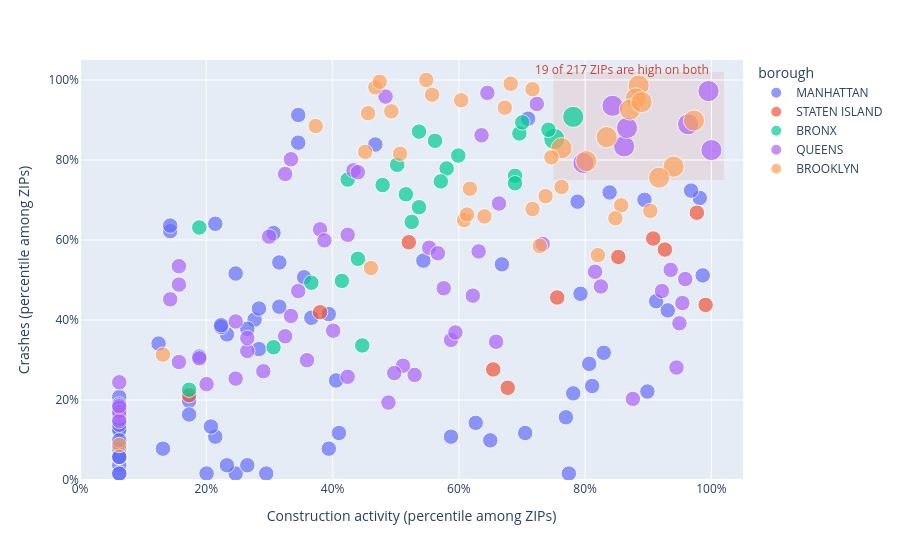

Notebook source saved alongside this figure:
### Markdown cell above
### M3: RQ5 and RQ6

**RQ5. Which ZIP codes rank in the top quarter for BOTH new-building filings and crashes?**
Why it matters: these are the places where new construction and street danger coincide, so they are where planners and safety teams should look first.
Method: total new-building filings and total crashes per ZIP over the study window, converted to percentile ranks among ZIPs; hotspot = top quarter on both.
*Findings:* 19 of 217 ZIPs (9%) rank in the top quarter on both new-building filings and crashes, compared with about 6% expected if the two were unrelated. Across all ZIPs the rank correlation is 0.54, a moderate positive relationship. The hotspots are in Brooklyn (10 ZIPs), Queens (7) and the Bronx (2), with none in Manhattan or Staten Island. The ZIPs with the most crashes among them are 11201, 11101, 11206, 11220 and 11377.
*Caution:* busier, larger ZIPs have more of everything, so this shows WHERE the two overlap, not that construction causes crashes.

**RQ6. Within a ZIP, do months with unusually many filings come before months with unusually many crashes?**
Why it matters: if construction raised crash risk, unusually busy months should be followed by unusually bad months.
Method: for each ZIP and month, subtract the ZIP's own average and the citywide average of that month (this removes ZIP size and seasonality), then correlate filings in month t with crashes in month t+lag, for lags 0 to 6.
*Findings:* After removing each ZIP's own average and each month's citywide average, the correlation between filings in one month and crashes in the following months is between 0.015 and 0.034 for every lag from 0 to 6 months (strongest at lag 3, r = 0.034 on 11,718 ZIP-month pairs; lag 0 is almost the same). Values this small mean unusually busy filing months were not followed by noticeably worse crash months.
*Caution:* correlation is not causation. Filings are paperwork, not construction started, and crash reporting depends on police recording.

**Taken together:** ZIPs with more new-building filings tend to also have more crashes (RQ5), but within a ZIP the timing shows almost no link (RQ6). This suggests the overlap reflects which neighbourhoods are dense and busy, not that construction timing drives crashes. We cannot establish causation with this data.

### Code cell
import plotly.express as px
import plotly.graph_objects as go

import plotly.express as px
import plotly.graph_objects as go

HOT_Q = 0.75      # "high" = top quarter of ZIP codes
MAX_LAG = 6       # months


# ---------------------------------------------------------------- RQ1
def zip_summary(df):
    """One row per ZIP: totals, percentile rank in each domain, and a both-high flag."""
    d = df.groupby(["zip", "borough"], as_index=False)[["housing_metric", "transport_metric"]].sum()
    d["housing_pct"] = d["housing_metric"].rank(pct=True)
    d["transport_pct"] = d["transport_metric"].rank(pct=True)
    d["hotspot"] = (d["housing_pct"] >= HOT_Q) & (d["transport_pct"] >= HOT_Q)
    return d


def rq1(df):
    d = zip_summary(df)
    if d.empty:
        return go.Figure()
    d["marker_size"] = np.where(d["hotspot"], 15, 8)
    fig = px.scatter(d, x="housing_pct", y="transport_pct", color="borough", size="marker_size",
                     size_max=15, hover_name="zip",
                     hover_data={"housing_metric": True, "transport_metric": True,
                                 "housing_pct": ":.0%", "transport_pct": ":.0%", "marker_size": False},
                     labels={"housing_pct": "Construction activity (percentile among ZIPs)",
                             "transport_pct": "Crashes (percentile among ZIPs)",
                             "housing_metric": "Filings", "transport_metric": "Crashes"})
    # shade the "high on both" corner
    fig.add_shape(type="rect", x0=HOT_Q, x1=1.02, y0=HOT_Q, y1=1.02, fillcolor="rgba(200,68,47,0.10)",
                  line=dict(width=0), layer="below")
    n_hot, n = int(d["hotspot"].sum()), len(d)
    fig.add_annotation(x=1.0, y=1.0, xanchor="right", yanchor="bottom", showarrow=False,
                       text=f"{n_hot} of {n} ZIPs are high on both", font=dict(size=12, color="#c8442f"))
    fig.update_xaxes(tickformat=".0%", range=[0, 1.05])
    fig.update_yaxes(tickformat=".0%", range=[0, 1.05])
    return fig


# ---------------------------------------------------------------- RQ2
def _adjusted_panel(df, col):
    """ZIP x month matrix with each ZIP's own average and each month's citywide average removed.
    What is left = 'more or less than usual for this ZIP, in this month'."""
    wide = df.pivot_table(index="zip", columns="year_month", values=col, aggfunc="sum")
    months = pd.period_range(wide.columns.min(), wide.columns.max(), freq="M").astype(str)
    wide = wide.reindex(columns=months)               # missing months stay NaN, so lags never skip a gap
    w = wide.sub(wide.mean(axis=1), axis=0)
    w = w.sub(w.mean(axis=0), axis=1)
    return w.to_numpy()


def lag_correlations(df, max_lag=MAX_LAG):
    """Correlation between filings in month t and crashes in month t+lag, pooled over ZIPs."""
    if df.empty:
        return pd.DataFrame(columns=["lag", "r", "n"])
    h, t = _adjusted_panel(df, "housing_metric"), _adjusted_panel(df, "transport_metric")
    n_months, rows = h.shape[1], []
    for k in range(max_lag + 1):
        if n_months - k < 3:
            break
        a, b = h[:, : n_months - k], t[:, k:]
        ok = np.isfinite(a) & np.isfinite(b)
        r = np.nan
        if ok.sum() > 10:
            with np.errstate(invalid="ignore"):
                r = np.corrcoef(a[ok], b[ok])[0, 1]
        rows.append({"lag": k, "r": r, "n": int(ok.sum())})
    return pd.DataFrame(rows)


def rq2(df):
    lc = lag_correlations(df)
    if lc.empty or lc["r"].isna().all():
        return go.Figure().add_annotation(text="Not enough months for this filter", showarrow=False)
    fig = go.Figure(go.Bar(
        x=lc["lag"], y=lc["r"], text=lc["r"].round(3), textposition="outside",
        marker_color=np.where(lc["r"] >= 0, "#1f6f8b", "#c8442f"),
        customdata=lc["n"], hovertemplate="Lag %{x} months<br>r = %{y:.3f}<br>%{customdata:,} ZIP-month pairs<extra></extra>"))
    fig.update_layout(xaxis_title="Months between filings and crashes (0 = same month)",
                      yaxis_title="Correlation (ZIP- and month-adjusted)", xaxis=dict(dtick=1))
    fig.add_hline(y=0, line_width=1, line_color="#17212b")
    return fig

# Metric used in the notebook version of M3's questions: NEW-BUILDING filings vs ALL crashes
viz = final.assign(housing_metric=final['filings_new_building'], transport_metric=final['crashes_total'])

def summarize_rq1(d):
    hot = d[d['hotspot']].sort_values('transport_metric', ascending=False)
    n, n_hot = len(d), len(hot)
    rank_corr = d['housing_pct'].corr(d['transport_pct'])          # Pearson on ranks = Spearman
    print(f'{n_hot} of {n} ZIPs ({n_hot / n:.0%}) are in the top quarter on BOTH. If the two were unrelated we would expect ~6% (0.25 x 0.25).')
    print(f'Rank correlation between construction and crashes across ZIPs: {rank_corr:.2f}')
    print('Hotspots by borough:'); print(hot['borough'].value_counts().to_string())
    print('\nTop hotspot ZIPs:'); print(hot[['zip', 'borough', 'housing_metric', 'transport_metric']].head(10).to_string(index=False))

def summarize_rq2(lc):
    best = lc.loc[lc['r'].abs().idxmax()]
    print(lc.round(3).to_string(index=False))
    print(f"\nStrongest association: lag {int(best['lag'])} month(s), r = {best['r']:.3f} on {int(best['n']):,} ZIP-month pairs.")
    print('Rule of thumb: |r| < 0.1 is very weak. Report weak or zero results honestly; that is a finding too.')

# ---- RQ5
d_rq1 = zip_summary(viz)
rq1(viz).show()
summarize_rq1(d_rq1)

### Figure 1 — Plotly figure (JSON) as saved in the notebook; plotly's stock layout.template omitted (floating-point values rounded to 4 significant figures; data arrays with more than 128 entries replaced by an {"elided": "..."} marker saying what was removed)
{"data": [{"customdata": {"elided": "78x3 int values"}, "hovertemplate": "<b>%{hovertext}</b><br><br>borough=MANHATTAN<br>Construction activity (percentile among ZIPs)=%{x:.0%}<br>Crashes (percentile among ZIPs)=%{y:.0%}<br>Filings=%{customdata[0]}<br>Crashes=%{customdata[1]}<extra></extra>", "hovertext": ["10001", "10002", "10003", "10004", "10005", "10006", "10007", "10009", "10010", "10011", "10012", "10013", "10014", "10016", "10017", "10018", "10019", "10020", "10021", "10022", "10023", "10024", "10025", "10026", "10027", "10028", "10029", "10030", "10031", "10032", "10033", "10034", "10035", "10036", "10037", "10038", "10039", "10040", "10041", "10044", "10045", "10065", "10069", "10075", "10103", "10105", "10107", "10110", "10111", "10112", "10115", "10118", "10119", "10120", "10121", "10122", "10123", "10128", "10155", "10158", "10162", "10165", "10168", "10169", "10170", "10171", "10172", "10174", "10176", "10177", "10178", "10179", "10271", "10278", "10279", "10280", "10281", "10282"], "legendgroup": "MANHATTAN", "marker": {"color": "#636efa", "size": [8, 8, 8, 8, 8, 8, 8, 8, 8, 8, 8, 8, 8, 8, 8, 8, 8, 8, 8, 8, 8, 8, 8, 8, 8, 8, 8, 8, 8, 8, 8, 8, 8, 8, 8, 8, 8, 8, 8, 8, 8, 8, 8, 8, 8, 8, 8, 8, 8, 8, 8, 8, 8, 8, 8, 8, 8, 8, 8, 8, 8, 8, 8, 8, 8, 8, 8, 8, 8, 8, 8, 8, 8, 8, 8, 8, 8, 8], "sizemode": "area", "sizeref": 0.06667, "symbol": "circle"}, "mode": "markers", "name": "MANHATTAN", "orientation": "v", "showlegend": true, "type": "scatter", "x": [0.9816, 0.7097, 0.6682, 0.8111, 0.8986, 0.7811, 0.8065, 0.2765, 0.7926, 0.5438, 0.9309, 0.788, 0.3157, 0.9677, 0.9124, 0.9862, 0.8387, 0.1728, 0.2327, 0.3065, 0.394, 0.3664, 0.1429, 0.2235, 0.4677, 0.1889, 0.3456, 0.265, 0.3157, 0.1429, 0.2143, 0.3548, 0.3456, 0.894, 0.2235, 0.8295, 0.1244, 0.2834, 0.5876, 0.2465, 0.06221, 0.2465, 0.06221, 0.4055, 0.06221, 0.7051, 0.2949, 0.2327, 0.06221, 0.06221, 0.06221, 0.2143, 0.7696, 0.4101, 0.06221, 0.7742, 0.265, 0.2834, 0.06221, 0.2005, 0.06221, 0.2074, 0.06221, 0.06221, 0.1313, 0.06221, 0.06221, 0.06221, 0.06221, 0.06221, 0.06221, 0.06221, 0.6498, 0.1728, 0.394, 0.06221, 0.6267, 0.06221], "xaxis": "x", "y": [0.7051, 0.9032, 0.5392, 0.235, 0.2212, 0.2166, 0.2903, 0.4009, 0.4654, 0.5484, 0.424, 0.6959, 0.4332, 0.7235, 0.447, 0.5115, 0.7189, 0.1982, 0.3641, 0.6175, 0.4147, 0.4055, 0.6221, 0.3825, 0.8387, 0.3088, 0.9124, 0.3779, 0.5438, 0.6359, 0.6406, 0.5069, 0.8433, 0.7005, 0.3871, 0.318, 0.341, 0.3272, 0.1083, 0.01613, 0.09217, 0.5161, 0.2074, 0.2488, 0.07834, 0.1175, 0.01613, 0.03687, 0.03687, 0.129, 0.1244, 0.1083, 0.1567, 0.1175, 0.09908, 0.01613, 0.03687, 0.4286, 0.0576, 0.01613, 0.01613, 0.1336, 0.1751, 0.1382, 0.07834, 0.0576, 0.1521, 0.0576, 0.0576, 0.01613, 0.0576, 0.0576, 0.09908, 0.1636, 0.07834, 0.1889, 0.1429, 0.1797], "yaxis": "y"}, {"customdata": [[738, 2200, 8], [5, 220, 8], [96, 2171, 8], [998, 2129, 8], [2822, 2609, 8], [188, 389, 8], [165, 709, 8], [3050, 1474, 8], [40, 1436, 8], [499, 2028, 8], [266, 1520, 8]], "hovertemplate": "<b>%{hovertext}</b><br><br>borough=STATEN ISLAND<br>Construction activity (percentile among ZIPs)=%{x:.0%}<br>Crashes (percentile among ZIPs)=%{y:.0%}<br>Filings=%{customdata[0]}<br>Crashes=%{customdata[1]}<extra></extra>", "hovertext": ["10301", "10302", "10304", "10305", "10306", "10307", "10308", "10309", "10310", "10312", "10314"], "legendgroup": "STATEN ISLAND", "marker": {"color": "#EF553B", "size": [8, 8, 8, 8, 8, 8, 8, 8, 8, 8, 8], "sizemode": "area", "sizeref": 0.06667, "symbol": "circle"}, "mode": "markers", "name": "STATEN ISLAND", "orientation": "v", "showlegend": true, "type": "scatter", "x": [0.9078, 0.1728, 0.5207, 0.9263, 0.977, 0.6774, 0.6544, 0.9908, 0.3802, 0.8525, 0.7558], "xaxis": "x", "y": [0.6037, 0.212, 0.5945, 0.576, 0.6682, 0.2304, 0.2765, 0.4378, 0.4194, 0.5576, 0.4562], "yaxis": "y"}, {"customdata": [[104, 3686, 8], [192, 3648, 8], [191, 2977, 8], [54, 2958, 8], [99, 2462, 8], [128, 3024, 8], [300, 4287, 15], [255, 3494, 15], [121, 2951, 8], [236, 3720, 8], [89, 3057, 8], [94, 2836, 8], [191, 2943, 8], [5, 317, 8], [6, 2370, 8], [72, 2920, 8], [193, 3996, 8], [135, 3232, 8], [104, 2663, 8], [27, 1119, 8], [59, 1137, 8], [113, 3432, 8], [57, 1994, 8], [51, 1702, 8], [37, 1655, 8]], "hovertemplate": "<b>%{hovertext}</b><br><br>borough=BRONX<br>Construction activity (percentile among ZIPs)=%{x:.0%}<br>Crashes (percentile among ZIPs)=%{y:.0%}<br>Filings=%{customdata[0]}<br>Crashes=%{customdata[1]}<extra></extra>", "hovertext": ["10451", "10452", "10453", "10454", "10455", "10456", "10457", "10458", "10459", "10460", "10461", "10462", "10463", "10464", "10465", "10466", "10467", "10468", "10469", "10470", "10471", "10472", "10473", "10474", "10475"], "legendgroup": "BRONX", "marker": {"color": "#00cc96", "size": [8, 8, 8, 8, 8, 8, 15, 15, 8, 8, 8, 8, 8, 8, 8, 8, 8, 8, 8, 8, 8, 8, 8, 8, 8], "sizemode": "area", "sizeref": 0.06667, "symbol": "circle"}, "mode": "markers", "name": "BRONX", "orientation": "v", "showlegend": true, "type": "scatter", "x": [0.5369, 0.6959, 0.6889, 0.424, 0.5253, 0.5806, 0.7811, 0.7512, 0.5714, 0.7419, 0.5023, 0.5161, 0.6889, 0.1728, 0.1889, 0.4793, 0.7005, 0.5991, 0.5369, 0.3065, 0.447, 0.5622, 0.4401, 0.4147, 0.3664], "xaxis": "x", "y": [0.871, 0.8664, 0.7604, 0.7512, 0.6452, 0.7788, 0.9078, 0.8525, 0.7465, 0.8756, 0.788, 0.7143, 0.7419, 0.2258, 0.6313, 0.7373, 0.894, 0.8111, 0.682, 0.3318, 0.3364, 0.8479, 0.553, 0.4977, 0.4931], "yaxis": "y"}, {"customdata": {"elided": "64x3 int values"}, "hovertemplate": "<b>%{hovertext}</b><br><br>borough=QUEENS<br>Construction activity (percentile among ZIPs)=%{x:.0%}<br>Crashes (percentile among ZIPs)=%{y:.0%}<br>Filings=%{customdata[0]}<br>Crashes=%{customdata[1]}<extra></extra>", "hovertext": ["11001", "11004", "11005", "11040", "11101", "11102", "11103", "11104", "11105", "11106", "11109", "11354", "11355", "11356", "11357", "11358", "11359", "11360", "11361", "11362", "11363", "11364", "11365", "11366", "11367", "11368", "11369", "11370", "11372", "11373", "11374", "11375", "11377", "11378", "11379", "11385", "11411", "11412", "11413", "11414", "11415", "11416", "11417", "11418", "11419", "11420", "11421", "11422", "11423", "11426", "11427", "11428", "11429", "11430", "11432", "11433", "11434", "11435", "11436", "11691", "11692", "11693", "11694", "11697"], "legendgroup": "QUEENS", "marker": {"color": "#ab63fa", "size": [8, 8, 8, 8, 15, 8, 8, 8, 8, 8, 8, 15, 15, 8, 8, 8, 8, 8, 8, 8, 8, 8, 8, 8, 8, 8, 8, 8, 8, 8, 8, 15, 15, 8, 8, 8, 8, 8, 8, 8, 8, 8, 8, 8, 8, 8, 8, 8, 8, 8, 8, 8, 8, 8, 15, 8, 8, 15, 8, 8, 8, 8, 8, 8], "sizemode": "area", "sizeref": 0.06667, "symbol": "circle"}, "mode": "markers", "name": "QUEENS", "orientation": "v", "showlegend": true, "type": "scatter", "x": [0.8756, 0.53, 0.06221, 0.4885, 0.9954, 0.6221, 0.6313, 0.1567, 0.659, 0.576, 0.06221, 1.0, 0.7972, 0.5876, 0.9355, 0.9493, 0.06221, 0.2903, 0.9585, 0.8249, 0.2005, 0.3802, 0.9217, 0.5115, 0.553, 0.6452, 0.424, 0.2465, 0.4332, 0.6359, 0.9539, 0.8618, 0.8433, 0.4401, 0.5945, 0.4839, 0.1429, 0.1567, 0.3249, 0.3249, 0.9447, 0.3594, 0.3456, 0.5668, 0.7327, 0.3341, 0.4009, 0.2995, 0.8157, 0.265, 0.3341, 0.1889, 0.1567, 0.06221, 0.8664, 0.3871, 0.7235, 0.9631, 0.265, 0.6636, 0.4977, 0.2465, 0.424, 0.06221], "xaxis": "x", "y": [0.2028, 0.2627, 0.1636, 0.1935, 0.9724, 0.4608, 0.5714, 0.2949, 0.3456, 0.4793, 0.1705, 0.8249, 0.7926, 0.3502, 0.5253, 0.3917, 0.1475, 0.2719, 0.5023, 0.4839, 0.2396, 0.6267, 0.4724, 0.2857, 0.5806, 0.9677, 0.6129, 0.3963, 0.7742, 0.8618, 0.4424, 0.8341, 0.9355, 0.7696, 0.3687, 0.9585, 0.4516, 0.5346, 0.765, 0.3594, 0.2811, 0.2995, 0.4724, 0.5668, 0.5899, 0.8018, 0.3733, 0.6083, 0.5207, 0.3226, 0.4101, 0.3041, 0.4885, 0.2442, 0.8802, 0.5991, 0.9401, 0.8894, 0.3548, 0.6912, 0.2673, 0.2535, 0.2581, 0.1843], "yaxis": "y"}, {"customdata": [[631, 5665, 15], [112, 5192, 8], [526, 2689, 8], [1090, 3040, 15], [630, 4839, 15], [108, 8817, 8], [189, 5676, 8], [142, 2527, 8], [205, 2654, 8], [571, 4371, 15], [205, 5287, 8], [63, 4325, 8], [38, 3846, 8], [350, 3124, 15], [90, 3284, 8], [282, 3318, 15], [145, 2901, 8], [732, 2633, 8], [632, 4499, 15], [183, 4388, 8], [402, 3503, 15], [240, 3223, 8], [64, 1852, 8], [143, 2583, 8], [137, 4528, 8], [386, 2040, 8], [235, 2824, 8], [893, 2968, 15], [464, 2556, 8], [152, 2579, 8], [84, 4339, 8], [66, 5656, 8], [2338, 4083, 15], [70, 6008, 8], [62, 3289, 8], [282, 2912, 8], [2, 983, 8], [212, 2133, 8], [0, 5, 8]], "hovertemplate": "<b>%{hovertext}</b><br><br>borough=BROOKLYN<br>Construction activity (percentile among ZIPs)=%{x:.0%}<br>Crashes (percentile among ZIPs)=%{y:.0%}<br>Filings=%{customdata[0]}<br>Crashes=%{customdata[1]}<extra></extra>", "hovertext": ["11201", "11203", "11204", "11205", "11206", "11207", "11208", "11209", "11210", "11211", "11212", "11213", "11214", "11215", "11216", "11217", "11218", "11219", "11220", "11221", "11222", "11223", "11224", "11225", "11226", "11228", "11229", "11230", "11231", "11232", "11233", "11234", "11235", "11236", "11237", "11238", "11239", "11249", "11251"], "legendgroup": "BROOKLYN", "marker": {"color": "#FFA15A", "size": [15, 8, 8, 15, 15, 8, 8, 8, 8, 15, 8, 8, 8, 15, 8, 15, 8, 8, 15, 8, 15, 8, 8, 8, 8, 8, 8, 15, 8, 8, 8, 8, 15, 8, 8, 8, 8, 8, 8], "sizemode": "area", "sizeref": 0.06667, "symbol": "circle"}, "mode": "markers", "name": "BROOKLYN", "orientation": "v", "showlegend": true, "type": "scatter", "x": [0.8848, 0.5576, 0.8571, 0.9401, 0.8802, 0.5484, 0.682, 0.6083, 0.7166, 0.871, 0.7166, 0.4562, 0.3733, 0.8018, 0.5069, 0.7627, 0.6175, 0.9032, 0.8894, 0.6728, 0.8341, 0.7465, 0.4608, 0.6129, 0.6037, 0.8203, 0.7373, 0.9171, 0.8479, 0.6406, 0.4931, 0.4677, 0.9724, 0.4747, 0.4516, 0.7627, 0.1313, 0.7281, 0.06221], "xaxis": "x", "y": [0.9862, 0.9631, 0.6866, 0.7834, 0.9539, 1.0, 0.9908, 0.6498, 0.6774, 0.9263, 0.977, 0.9171, 0.8848, 0.7972, 0.8157, 0.8295, 0.7281, 0.6728, 0.9447, 0.9309, 0.8571, 0.8065, 0.53, 0.6636, 0.9493, 0.5622, 0.7097, 0.7558, 0.6544, 0.659, 0.9217, 0.9816, 0.8986, 0.9954, 0.8203, 0.7327, 0.3134, 0.5853, 0.08756], "yaxis": "y"}], "layout": {"annotations": [{"font": {"color": "#c8442f", "size": 12}, "showarrow": false, "text": "19 of 217 ZIPs are high on both", "x": 1, "xanchor": "right", "y": 1, "yanchor": "bottom"}], "legend": {"itemsizing": "constant", "title": {"text": "borough"}, "tracegroupgap": 0}, "margin": {"t": 60}, "shapes": [{"fillcolor": "rgba(200,68,47,0.10)", "layer": "below", "line": {"width": 0}, "type": "rect", "x0": 0.75, "x1": 1.02, "y0": 0.75, "y1": 1.02}], "xaxis": {"anchor": "y", "domain": [0, 1], "range": [0, 1.05], "tickformat": ".0%", "title": {"text": "Construction activity (percentile among ZIPs)"}}, "yaxis": {"anchor": "x", "domain": [0, 1], "range": [0, 1.05], "tickformat": ".0%", "title": {"text": "Crashes (percentile among ZIPs)"}}}}
